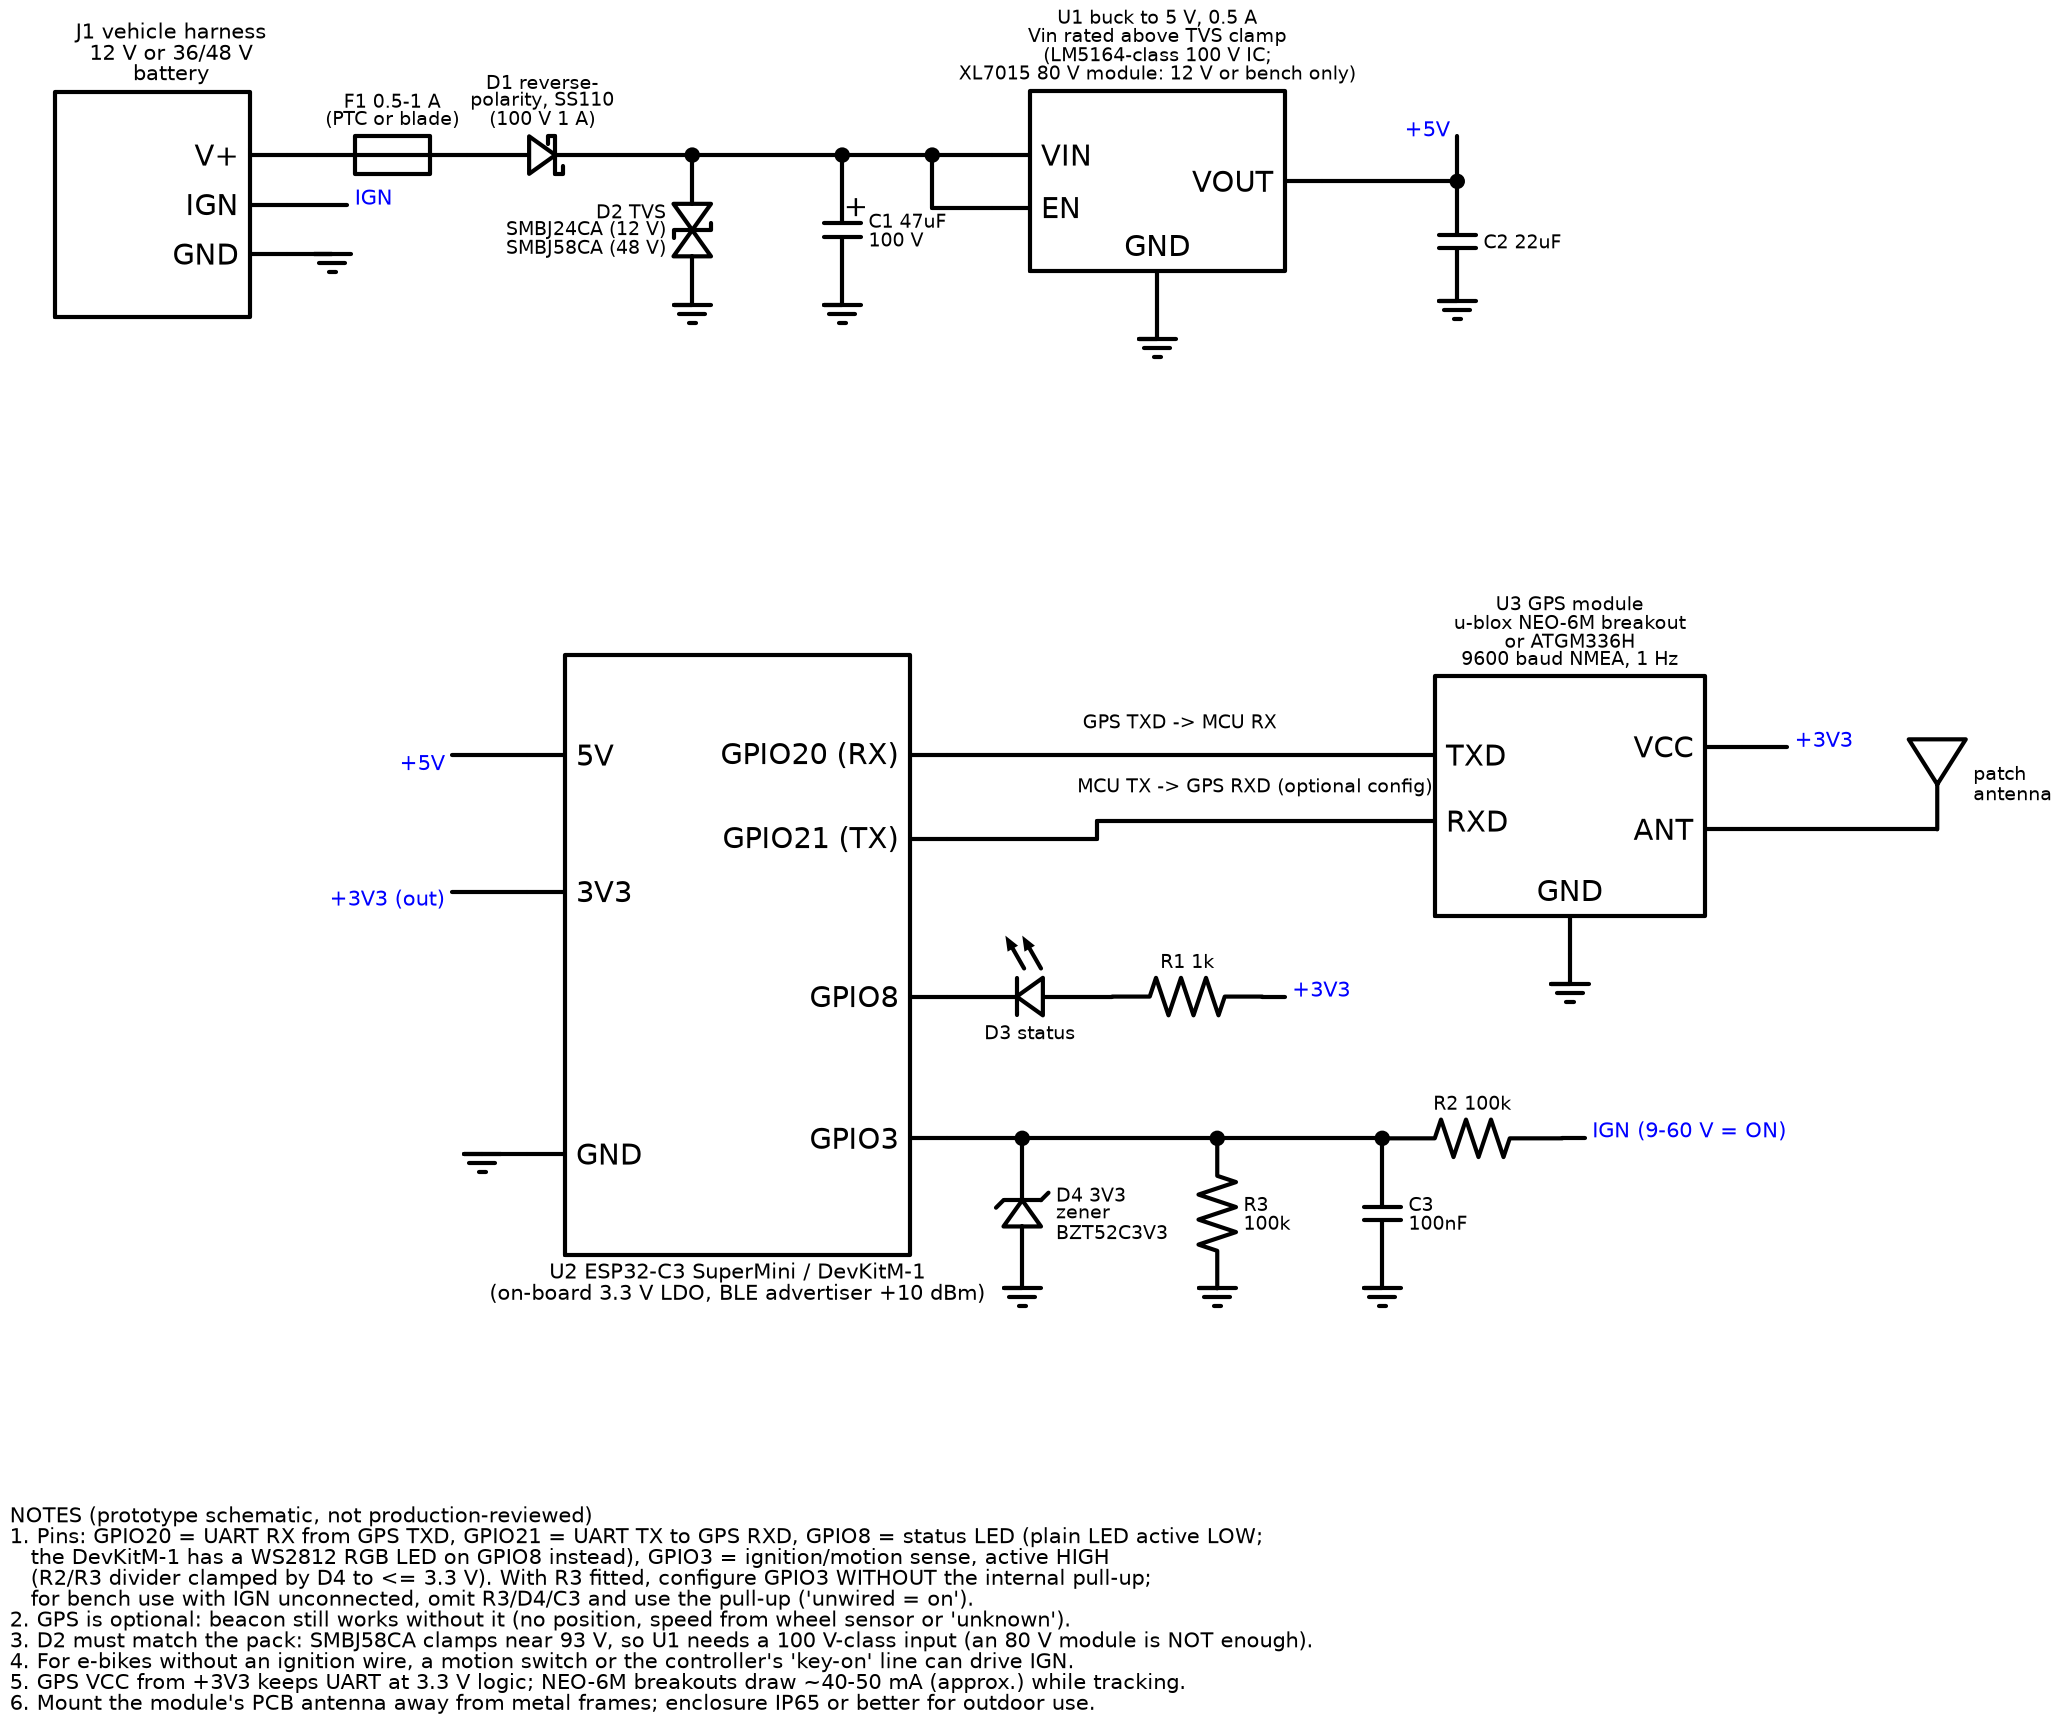

Generate this figure with Python:
"""HearMe vehicle beacon schematic (prototype). Run: python docs/schematics/vehicle_beacon.py

Outputs vehicle_beacon.png and vehicle_beacon.svg next to this script.
Pin map must match firmware: GPS RX GPIO20 (from GPS TXD), GPS TX GPIO21 (to GPS RXD),
status LED GPIO8, ignition/motion sense GPIO3. Nets with the same label are connected.
"""
import os

import schemdraw
import schemdraw.elements as elm

HERE = os.path.dirname(os.path.abspath(__file__))
schemdraw.config(fontsize=11)
SMALL = 9


def pin(name, side, pos):
    return elm.IcPin(name=name, side=side, pos=pos)


def netlabel(d, text, loc='top'):
    d += elm.Label().label(text, loc, fontsize=SMALL + 1, color='blue')


with schemdraw.Drawing(show=False) as d:
    d.config(unit=2.0)

    # ================================================================ POWER ROW (y = 0)
    j1 = (elm.Ic(size=(2.6, 3.0), pins=[pin('V+', 'R', 0.83), pin('IGN', 'R', 0.5), pin('GND', 'R', 0.17)])
          .theta(0).anchor('V+').at((2.8, 0))
          .label('J1 vehicle harness\n12 V or 36/48 V\nbattery', 'top', fontsize=SMALL + 1))
    d += j1
    d += elm.Line().at(j1.IGN).right(0.8)
    netlabel(d, 'IGN', 'right')
    d += elm.Line().at(j1.GND).right(0.6)
    d += elm.Ground(lead=False)

    d += elm.Line().at(j1['V+']).right(0.4)
    d += elm.Fuse().right(2.0).label('F1 0.5-1 A\n(PTC or blade)', 'top', fontsize=SMALL)
    d += elm.Schottky().right(2.0).label('D1 reverse-\npolarity, SS110\n(100 V 1 A)', 'top', fontsize=SMALL)
    d += elm.Line().right(1.0)
    nA = d.here
    d += elm.Dot()
    d += elm.DiodeTVS().at(nA).down(2.0).reverse().label('D2 TVS\nSMBJ24CA (12 V)\nSMBJ58CA (48 V)', 'top', fontsize=SMALL)
    d += elm.Ground(lead=False)
    d += elm.Line().at(nA).right(2.0)
    nB = d.here
    d += elm.Dot()
    d += elm.Capacitor(polar=True).at(nB).down(2.0).label('C1 47uF\n100 V', 'bottom', fontsize=SMALL)
    d += elm.Ground(lead=False)

    u1 = (elm.Ic(size=(3.4, 2.4), pins=[pin('VIN', 'L', 0.75), pin('EN', 'L', 0.25), pin('VOUT', 'R', 0.75),
                                        pin('GND', 'B', 0.5)])
          .theta(0).anchor('VIN').at((nB[0] + 2.0, 0))
          .label('U1 buck to 5 V, 0.5 A\nVin rated above TVS clamp\n(LM5164-class 100 V IC;\nXL7015 80 V module: 12 V or bench only)',
                 'top', fontsize=SMALL))
    d += u1
    d += elm.Line().at(nB).to(u1.VIN)
    d += elm.Line().at(u1.EN).left(0.8)
    d += elm.Line().up(u1.VIN[1] - u1.EN[1])
    d += elm.Dot()
    d += elm.Ground().at(u1.GND)
    d += elm.Line().at(u1.VOUT).right(1.8)
    nC = d.here
    d += elm.Dot()
    d += elm.Line().up(0.6)
    netlabel(d, '+5V')
    d += elm.Capacitor().at(nC).down(1.6).label('C2 22uF', 'bottom', fontsize=SMALL)
    d += elm.Ground(lead=False)

    # ================================================================ MCU
    u2 = (elm.Ic(size=(4.6, 8.0), pins=[pin('5V', 'L', 0.88), pin('3V3', 'L', 0.62), pin('GND', 'L', 0.12),
                                        pin('GPIO20 (RX)', 'R', 0.88), pin('GPIO21 (TX)', 'R', 0.72),
                                        pin('GPIO8', 'R', 0.42), pin('GPIO3', 'R', 0.15)])
          .theta(0).anchor('5V').at((6.0, -8.0))
          .label('U2 ESP32-C3 SuperMini / DevKitM-1\n(on-board 3.3 V LDO, BLE advertiser +10 dBm)', 'bottom',
                 fontsize=SMALL + 1))
    d += u2
    d += elm.Line().at(u2['5V']).left(1.0)
    netlabel(d, '+5V', 'left')
    d += elm.Line().at(u2['3V3']).left(1.0)
    netlabel(d, '+3V3 (out)', 'left')
    d += elm.Line().at(u2.GND).left(0.6)
    d += elm.Ground(lead=False)

    # ---- GPS module on UART
    gx = u2['GPIO20 (RX)'][0] + 6.0
    u3 = (elm.Ic(size=(3.6, 3.2), pins=[pin('TXD', 'L', 0.75), pin('RXD', 'L', 0.35), pin('VCC', 'R', 0.8),
                                        pin('GND', 'B', 0.5), pin('ANT', 'R', 0.3)])
          .theta(0).anchor('TXD').at((gx, u2['GPIO20 (RX)'][1]))
          .label('U3 GPS module\nu-blox NEO-6M breakout\nor ATGM336H\n9600 baud NMEA, 1 Hz', 'top', fontsize=SMALL))
    d += u3
    d += elm.Line().at(u2['GPIO20 (RX)']).to(u3.TXD)
    d += elm.Label().at(((u2['GPIO20 (RX)'][0] + u3.TXD[0]) / 2, u3.TXD[1] + 0.35)).label('GPS TXD -> MCU RX', fontsize=SMALL)
    xm = u2['GPIO21 (TX)'][0] + 2.0
    d += elm.Line().at(u2['GPIO21 (TX)']).to((xm, u2['GPIO21 (TX)'][1]))
    d += elm.Line().to((xm, u3.RXD[1]))
    d += elm.Line().to(u3.RXD)
    d += elm.Label().at(((xm + u3.TXD[0]) / 2, u3.RXD[1] + 0.35)).label('MCU TX -> GPS RXD (optional config)', fontsize=SMALL)
    d += elm.Line().at(u3.VCC).right(0.6)
    netlabel(d, '+3V3', 'right')
    d += elm.Ground().at(u3.GND)
    d += elm.Line().at(u3.ANT).right(2.6)
    d += elm.Antenna().label('patch\nantenna', 'right', fontsize=SMALL)

    # ---- GPIO8 status LED (active low, on-board on SuperMini)
    d += elm.LED().at(u2.GPIO8).right(2.2).reverse().label('D3 status', 'bottom', fontsize=SMALL)
    d += elm.Resistor().right(2.0).label('R1 1k', 'top', fontsize=SMALL)
    d += elm.Line().right(0.3)
    netlabel(d, '+3V3', 'right')

    # ---- GPIO3 ignition / motion sense (active HIGH)
    d += elm.Line().at(u2.GPIO3).right(1.0)
    n1 = d.here
    d += elm.Dot()
    d += elm.Zener().at(n1).down(2.0).reverse().label('D4 3V3\nzener\nBZT52C3V3', 'bottom', fontsize=SMALL)
    d += elm.Ground(lead=False)
    d += elm.Line().at(n1).right(2.6)
    n2 = d.here
    d += elm.Dot()
    d += elm.Resistor().at(n2).down(2.0).label('R3\n100k', 'bottom', fontsize=SMALL)
    d += elm.Ground(lead=False)
    d += elm.Line().at(n2).right(2.2)
    n3 = d.here
    d += elm.Dot()
    d += elm.Capacitor().at(n3).down(2.0).label('C3\n100nF', 'bottom', fontsize=SMALL)
    d += elm.Ground(lead=False)
    d += elm.Resistor().at(n3).right(2.4).label('R2 100k', 'top', fontsize=SMALL)
    d += elm.Line().right(0.3)
    netlabel(d, 'IGN (9-60 V = ON)', 'right')

    notes = ("NOTES (prototype schematic, not production-reviewed)\n"
             "1. Pins: GPIO20 = UART RX from GPS TXD, GPIO21 = UART TX to GPS RXD, GPIO8 = status LED (plain LED active LOW;\n"
             "   the DevKitM-1 has a WS2812 RGB LED on GPIO8 instead), GPIO3 = ignition/motion sense, active HIGH\n"
             "   (R2/R3 divider clamped by D4 to <= 3.3 V). With R3 fitted, configure GPIO3 WITHOUT the internal pull-up;\n"
             "   for bench use with IGN unconnected, omit R3/D4/C3 and use the pull-up ('unwired = on').\n"
             "2. GPS is optional: beacon still works without it (no position, speed from wheel sensor or 'unknown').\n"
             "3. D2 must match the pack: SMBJ58CA clamps near 93 V, so U1 needs a 100 V-class input (an 80 V module is NOT enough).\n"
             "4. For e-bikes without an ignition wire, a motion switch or the controller's 'key-on' line can drive IGN.\n"
             "5. GPS VCC from +3V3 keeps UART at 3.3 V logic; NEO-6M breakouts draw ~40-50 mA (approx.) while tracking.\n"
             "6. Mount the module's PCB antenna away from metal frames; enclosure IP65 or better for outdoor use.")
    d += elm.Label().at((-1.0, -19.5)).label(notes, 'right', fontsize=10, halign='left')

    d.save(os.path.join(HERE, 'vehicle_beacon.svg'))
    d.save(os.path.join(HERE, 'vehicle_beacon.png'), dpi=150)
print('ok')
